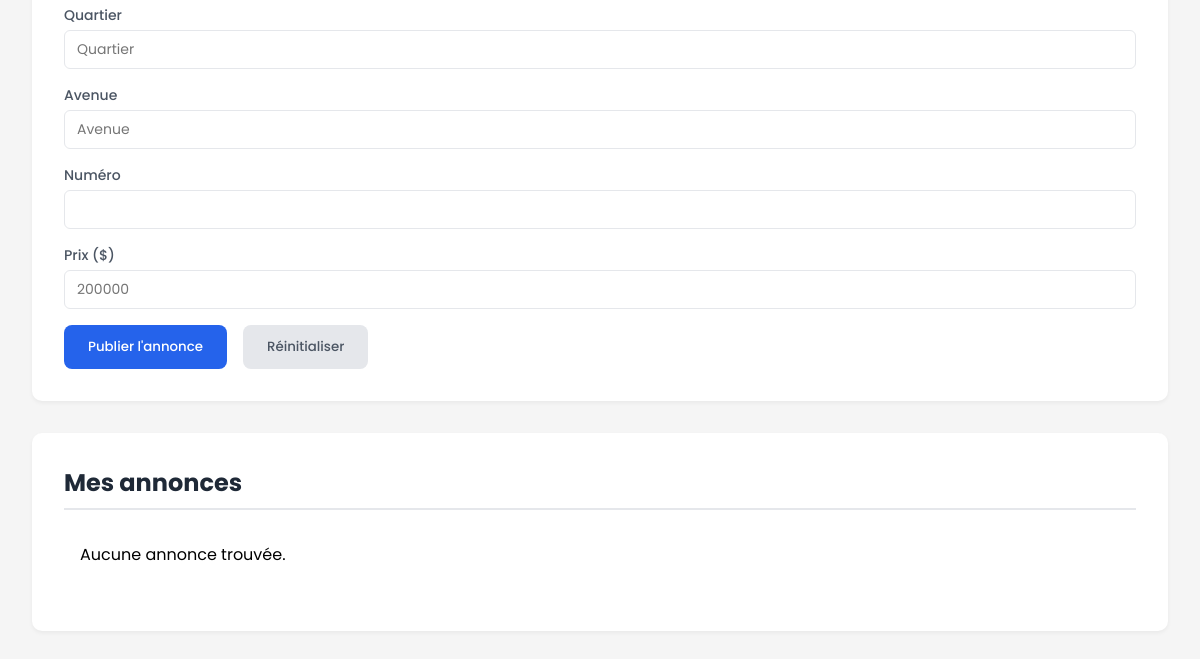
Page /listings/ (signed in, lower part) on the earlier database version.
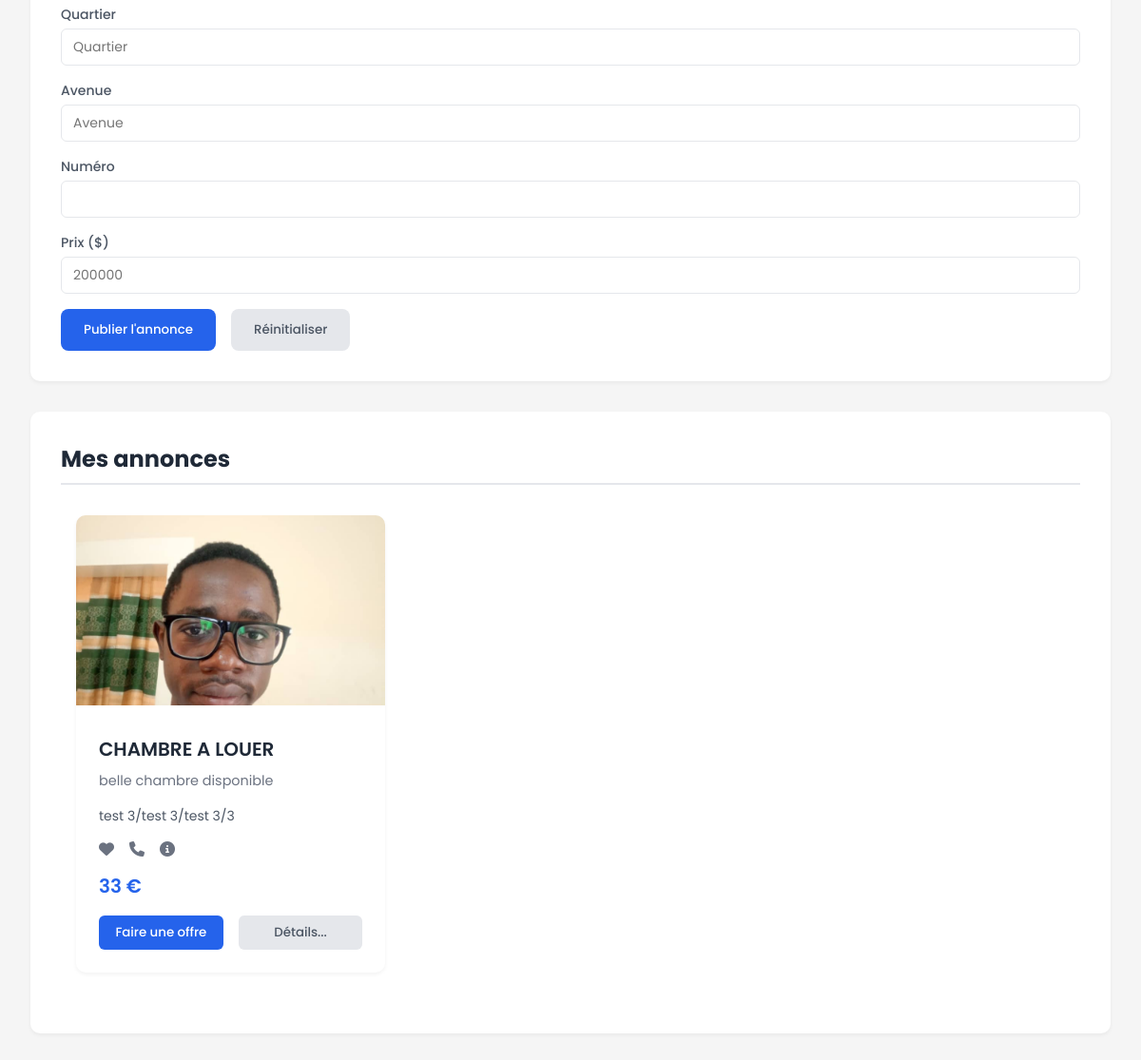
Same page on the later database version.
### hzone_app/models.py (models this page shows)
class Listing(models.Model):
    TRANSACTION_CHOICES = [
        ('vente', 'Vente'),
        ('location', 'Location'),
    ]
    PROPERTY_TYPE_CHOICES = [
        ('maison', 'Maison'),
        ('appartement', 'Appartement'),
        ('terrain', 'Terrain')
    ]
    OUTDOOR_CHOICES = [
        ('oui', 'Oui'),
        ('non', 'Non'),
    ]
    owner = models.ForeignKey(User, on_delete=models.CASCADE)
    transaction_type = models.CharField(max_length=20, choices=TRANSACTION_CHOICES)
    property_type = models.CharField(max_length=50, choices=PROPERTY_TYPE_CHOICES)
    title = models.fields.CharField(max_length=100)
    surface = models.DecimalField(max_digits=10, decimal_places=2)
    number_of_piece = models.IntegerField()
    outdoor_space = models.CharField(max_length=3, choices=OUTDOOR_CHOICES)
    city = models.CharField()
    district = models.CharField()
    street = models.CharField(blank=True, null=True)
    street_number = models.CharField()
    description = models.TextField()
    price = models.BigIntegerField()
    create_at = models.DateTimeField(auto_now_add=True)

class ListingImage(models.Model):
    listing = models.ForeignKey(Listing, on_delete=models.CASCADE, related_name='images')
    image = models.ImageField(upload_to='listing_images/')
    uploaded_at = models.DateTimeField(auto_now_add=True)

### hzone_app/views.py (the view, shortened to what this page needs)
# urls.py: path("listings/", hzone_app.views.listings, name="listings"),
@login_required
def listings(request):
    listings = Listing.objects.filter(owner=request.user).order_by('-create_at')
    context = {
        'listings': listings
    }
    return render(request, 'hzone_app/listings.html', context)

### hzone_app/templates/hzone_app/listings.html (shortened to what this page needs)
{% extends 'hzone/app_base.html' %}
{% block content %}
{% load static %}
<main class="main-content">
    <section class="crud-section">
        <form method="post" enctype="multipart/form-data" id="annonceForm">
            <div class="form-group">
                <label class="form-label" for="quartier">Quartier</label>
                <input type="text" id="quartier" class="form-input" placeholder="Quartier" name="district" required>
            </div>
            <div class="form-group">
                <label class="form-label" for="avenue">Avenue</label>
                <input type="text" id="avenue" class="form-input" placeholder="Avenue" name="street" required>
            </div>
            <div class="form-group">
                <label class="form-label" for="numero">Numéro</label>
                <input type="number" id="" class="form-input" placeholder="" required name="streetNumber">
            </div>
            <div class="form-group">
                <label class="form-label" for="prix">Prix ($)</label>
                <input type="number" id="prix" class="form-input" placeholder="200000" name="price" required>
            </div>
            <div class="button-group">
                <button type="submit" class="btn btn-primary">Publier l'annonce</button>
                <button type="reset" class="btn btn-secondary">Réinitialiser</button>
            </div>
        </form>
    </section>
    <section class="crud-section">
        <h2 class="section-title">Mes annonces</h2>
        <div class="annonces-list">
            <div class="listings">
                {% if listings %}
                {% for listing in listings %}
                <div class="listing-card">
                {% if listing.images.first %}
                    <img src="{{ listing.images.first.image.url }}" alt="{{ listing.title }}" class="listing-image">
                {% else %}
                    <img src="{% static 'hzone_app/images/default.png' %}" alt="{{ listing.title }}" class="listing-image">
                {% endif %}
                <div class="listing-content">
                    <h2 class="listing-title">{{ listing.title|upper }}</h2>
                    <p class="listing-description">{{ listing.description }}</p>
                    <p class="listing-location">{{ listing.city }}/{{ listing.district }}/{{ listing.street }}/{{ listing.street_number }}</p>
                    <div class="listing-icons">
                        <i class="fas fa-heart favorite {% if listing in user.favorites.all %}active{% endif %}"></i>
                        <i class="fas fa-phone"></i>
                        <i class="fas fa-info-circle"></i>
                    </div>
                    <p class="listing-price">{{ listing.price }} €</p>
                    <div class="listing-actions">
                        <button class="action-button primary-button">Faire une offre</button>
                        <button class="action-button secondary-button">Détails...</button>
                    </div>
                </div>
                </div>
            {% endfor %}
            {% else %}
                <p>Aucune annonce trouvée.</p>
            {% endif %}
            </div>
        </div>
    </section>
</main>
{% endblock %}

Differences in the rows shown:
added Listing: images.first.image (picture), title "CHAMBRE A LOUER", description "belle chambre disponible", city "test 3", district "test 3", street "test 3", street_number "3", price "33"
Other differences:
text no longer shown: "Aucune annonce trouvée."
